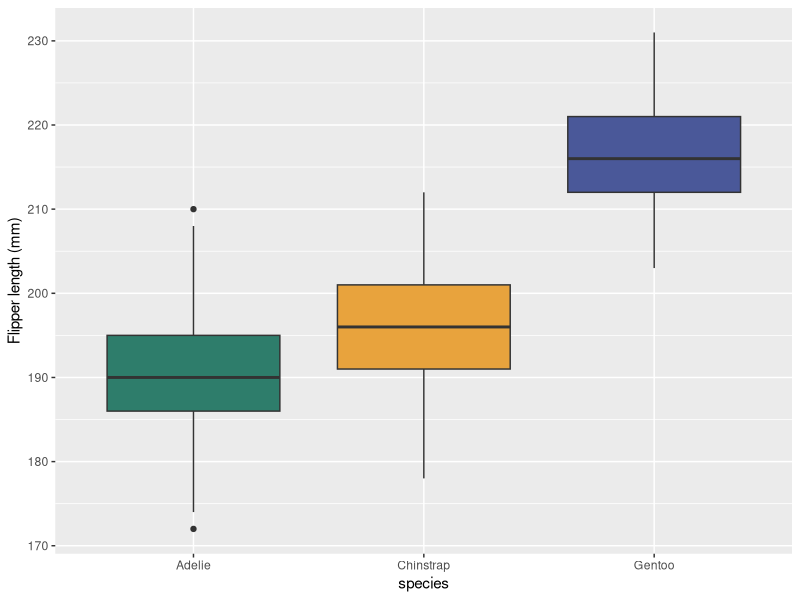

This figure's R source:
## ---- chunk 1
#| label: data
#| message: false
library(palmerpenguins)   # 344 penguins, 3 species, body & flipper measurements
library(tidyverse)        # ggplot2 + dplyr for the figure and table below
head(penguins)
## ---- chunk 2
#| label: fig-flipper
#| fig-cap: "Distribution of flipper length by penguin species."
ggplot(penguins, aes(species, flipper_length_mm)) +
  geom_boxplot(fill = c("#2E7D6B", "#E8A33D", "#4A5899")) +
  ylab("Flipper length (mm)")
## ---- chunk 3
#| label: tbl-flipper-summary
#| tbl-cap: "Flipper length (mm) by species: mean and standard deviation."
penguins |>
  group_by(species) |>
  summarise(
    mean = mean(flipper_length_mm, na.rm = TRUE),
    sd   = sd(flipper_length_mm, na.rm = TRUE),
    .groups = "drop"
  ) |>
  mutate(across(c(mean, sd), ~ round(.x, 1)))
